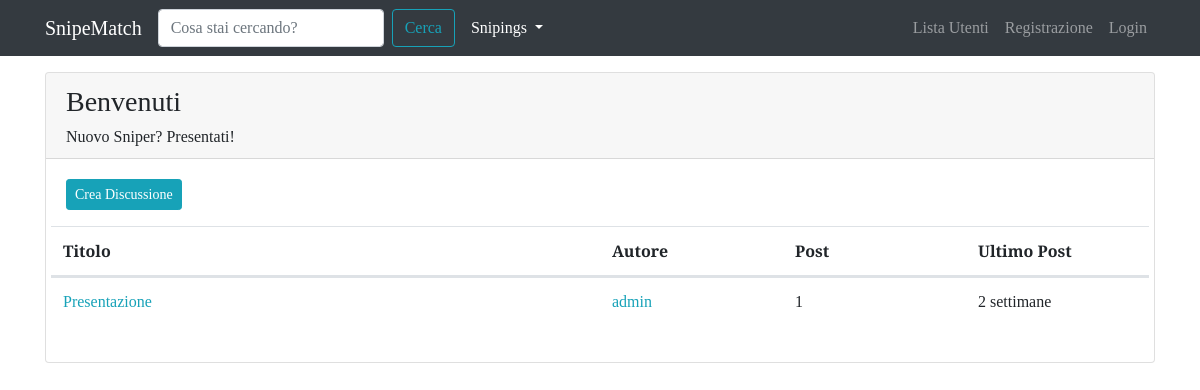
/forum/sezione/6, run on an earlier commit of the app's database.
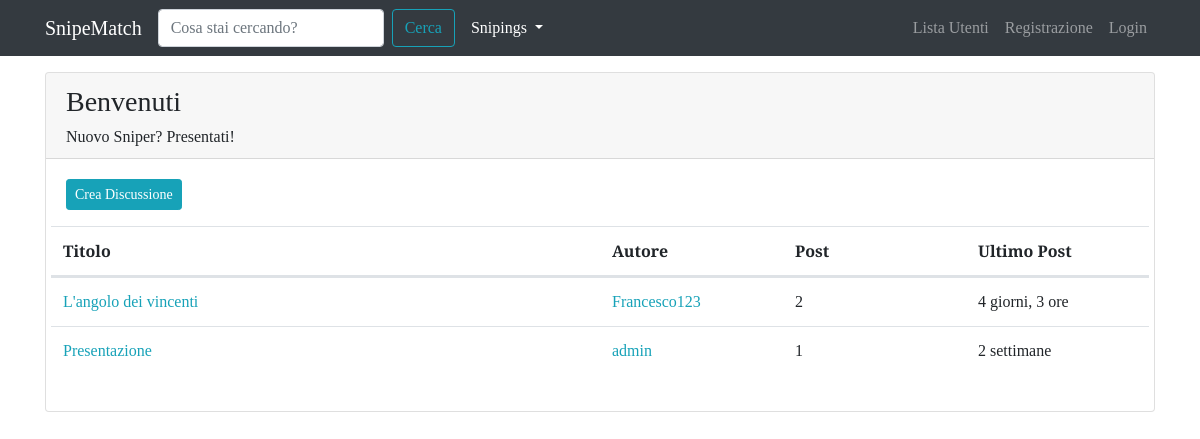
And on a later commit of the database.
### forum/models.py (models this page shows, shortened)
class Sezione(models.Model):
    nome_sezione = models.CharField(max_length=80)
    descrizione = models.CharField(max_length=150, blank=True, null=True)   #blank: può non essere presente il campo; null: ouò essere null
    logo_sezione = models.ImageField(blank=True, null=True)
    class Meta:
        verbose_name = "Sezione"
        verbose_name_plural = "Sezioni"

class Discussione(models.Model):
    titolo = models.CharField(max_length=120)
    data_creazione = models.DateTimeField(auto_now_add=True)   #auto_now_add setta la adata quando è creata la discussione
    autore_discussione = models.ForeignKey(User, on_delete=models.CASCADE, related_name="discussioni")  #col related accedo facilmente alle discussioni create da un utente
    sezione_appartenenza = models.ForeignKey(Sezione, on_delete=models.CASCADE)
    def get_absolute_url(self):
        return reverse("visualizza_discussione", kwargs={"pk": self.pk})  #gli passo come argomento la chiave primaria, perchè serve per riscostruire l'url
    class Meta:
        verbose_name = "Discussione"
        verbose_name_plural = "Discussioni"

class Post(models.Model):
    autore_post = models.ForeignKey(User, on_delete=models.CASCADE, related_name="posts")
    contenuto = models.TextField()
    data_creazione = models.DateTimeField(auto_now_add=True)   #auto_now_add setta la adata quando è creata la discussione
    discussione = models.ForeignKey(Discussione, on_delete=models.CASCADE)
    class Meta:
        verbose_name = "Post"
        verbose_name_plural = "Posts"

### forum/views.py (the view)
# urls.py: path('sezione/<int:pk>', views.visualizza_sezione, name="sezione_view"),
def visualizza_sezione(request, pk):
    sezione = get_object_or_404(Sezione, pk=pk)
    discussioni_sezione = Discussione.objects.filter(
        sezione_appartenenza=sezione
    ).order_by("-data_creazione")   #così ordino in modo che le più vecchie siano in fondo
    context = {"sezione": sezione, "discussioni": discussioni_sezione}
    return render(request, "forum/singola_sezione.html", context)

### forum/templates/forum/singola_sezione.html (shortened to what this page needs)
{% extends 'base.html' %}
{% block content %}
<div class="card my-3">
    <div class="card-header">
        <h3>{{ sezione.nome_sezione }}</h3>
        <h6 class="card-text">{{ sezione.descrizione }}</h6>
    </div>
    <div class="card-body">
        <a class="btn btn-sm btn-info" href="{% url 'crea_discussione' pk=sezione.pk %}">Crea Discussione</a>
        <table class="table mt-3">
            <thead>
                <tr class="row">
                    <th class="col-lg-6 col-4">Titolo</th>
                    <th class="col-lg-2 col-3">Autore</th>
                    <th class="col-lg-2 col-2">Post</th>
                    <th class="col-lg-2 col-3">Ultimo Post</th>
                </tr>
            </thead>
            <tbody>
                <tr class="row">
                    {% for discussione in discussioni %}
                        <td class="col-lg-6 col-4">
                            <a href="{{ discussione.get_absolute_url }}">{{ discussione.titolo }}
                            </a>
                        </td>
                        <td class="col-lg-2 col-3">
                            <a href="{% url 'user_profile' username=discussione.autore_discussione.username %}">{{ discussione.autore_discussione }}
                            </a>
                        </td>
                        <td class="col-lg-2 col-2">{{ discussione.post_set.count }}</td>
                        <td class="col-lg-2 col-3">{{ discussione.post_set.last.data_creazione|timesince }}</td>
                        {% endfor %}
                </tr>
            </tbody>
        </table>
    </div>
</div>
{% endblock content %}

### templates/base.html (shortened to what this page needs)
{% load static %}
<!doctype html>
<html lang="it">
  <head>
    <link rel="stylesheet" href="https://stackpath.bootstrapcdn.com/bootstrap/4.3.1/css/bootstrap.min.css">
    <link rel="stylesheet" href="https://cdnjs.cloudflare.com/ajax/libs/jquery-datetimepicker/2.5.20/jquery.datetimepicker.min.css" />
    <link rel="stylesheet" href="https://unpkg.com/bootstrap-table@1.18.3/dist/bootstrap-table.min.css">
    <link rel="stylesheet" href="{% static 'css/agora.css' %}">
  </head>
  <body>
    <nav class="navbar navbar-expand-sm navbar-dark bg-dark">
      <div class="container">
        <a class="navbar-brand" href="/">SnipeMatch</a>
        <div class="collapse navbar-collapse" id="navbarSupportedContent">
          <form class="form-inline my-lg-0 mr-2" action="{% url 'funzione_cerca' %}">
            <input name="q" class="form-control mr-sm-2" type="search" placeholder="Cosa stai cercando?" aria-label="Search">
            <button class="btn btn-outline-info my-2 my-sm-0" type="submit">Cerca</button>
          </form>
          <ul class="navbar-nav mr-auto">
            <li class="nav-item active dropdown">
              <a class="nav-link dropdown-toggle" href="#" id="navbarDropdown" role="button" data-toggle="dropdown" aria-haspopup="true" aria-expanded="false">
                Snipings
              </a>
            </li>
          </ul>
          <ul class="navbar-nav ml-auto">
            <li class="nav-item">
              <a class="nav-link" href="{% url 'user_list' %}">Lista Utenti <span class="sr-only">(current)</span></a>
            </li>
            {% if request.user.is_authenticated %}
              <li class="nav-item dropdown">
                <a class="nav-link dropdown-toggle" href="#" id="navbarDropdown" role="button" data-toggle="dropdown" aria-haspopup="true" aria-expanded="false">
                  {{ request.user.username }}
                </a>
                <div class="dropdown-menu" aria-labelledby="navbarDropdown">
                  <a class="dropdown-item" href="{% url 'user_profile' username=request.user.username %}">Profilo</a>
                  <a class="dropdown-item" href="{% url 'password_change' %}">Aggiorna password</a>
                  <div class="dropdown-divider"></div>
                  <a class="dropdown-item" href="{% url 'logout' %}">Esci</a>
                </div>
              </li>
            {% else %}
              <li class="nav-item">
                <a class="nav-link" href="{% url 'registration_view' %}">Registrazione</a>
              </li>
              <li class="nav-item">
                <a class="nav-link" href="{% url 'login' %}">Login</a>
              </li>
            {% endif %}
          </ul>
        </div>
      </div>
    </nav>
    <div class="container">
        {% block content %}
        {% endblock content %}
    </div>
  </body>
</html>

### static-storage/css/agora.css (style rules this page uses)
body { font-family: 'Slabo 27px', serif; }
a, a:hover { color: #17a2b8; }

What changed in the data, as far as the page shows it:
added Discussione: titolo "L'angolo dei vincenti", autore_discussione "Francesco123", post_set.count "2", post_set.last.data_creazione "4 giorni, 3 ore"
